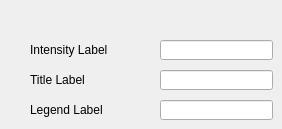
     <widget class="QWidget" name="LabelsTab">
      <attribute name="title">
       <string>Labels</string>
      </attribute>
      <widget class="QLineEdit" name="lineEditLabelsLegend">
       <property name="geometry">
        <rect>
         <x>160</x>
         <y>100</y>
         <width>113</width>
         <height>20</height>
        </rect>
       </property>
      </widget>
      <widget class="QLineEdit" name="lineEditLabelsIntensity">
       <property name="geometry">
        <rect>
         <x>160</x>
         <y>40</y>
         <width>113</width>
         <height>20</height>
        </rect>
       </property>
      </widget>
      <widget class="QLabel" name="label_10">
       <property name="geometry">
        <rect>
         <x>30</x>
         <y>100</y>
         <width>111</width>
         <height>20</height>
        </rect>
       </property>
       <property name="text">
        <string>Legend Label</string>
       </property>
      </widget>
      <widget class="QLabel" name="label_9">
       <property name="geometry">
        <rect>
         <x>30</x>
         <y>70</y>
         <width>101</width>
         <height>20</height>
        </rect>
       </property>
       <property name="text">
        <string>Title Label</string>
       </property>
      </widget>
      <widget class="QLabel" name="label_8">
       <property name="geometry">
        <rect>
         <x>30</x>
         <y>40</y>
         <width>121</width>
         <height>20</height>
        </rect>
       </property>
       <property name="text">
        <string>Intensity Label</string>
       </property>
      </widget>
      <widget class="QLineEdit" name="lineEditLabelsTitle">
       <property name="geometry">
        <rect>
         <x>160</x>
         <y>70</y>
         <width>113</width>
         <height>20</height>
        </rect>
       </property>
      </widget>
     </widget>
